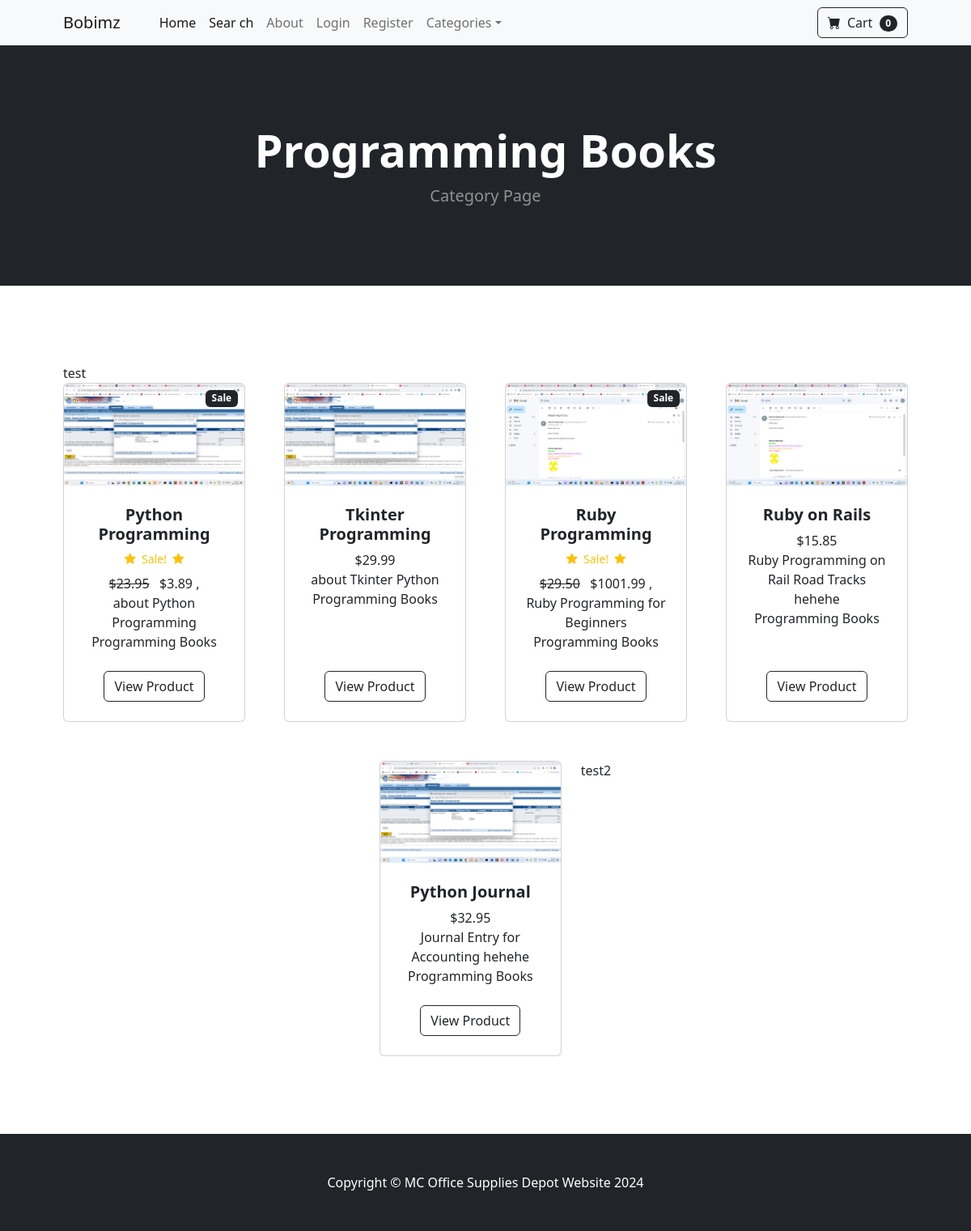
Screenshot of /category/Programming Books with the database file from the repository.
### storeapp/models.py (models this page shows, shortened)
class Category(models.Model):
	name = models.CharField(max_length=50)
	def __str__(self):
		return self.name
	class Meta:
		verbose_name_plural = 'categories'

class Product(models.Model):
	name = models.CharField(max_length=100)
	price = models.DecimalField(default=0, decimal_places=2, max_digits=6)
	category = models.ForeignKey(Category, on_delete=models.CASCADE, default=1)
	description = models.CharField(max_length=250, default='', blank=True, null=True)
	image = models.ImageField(upload_to='uploads/product/')
	is_sale = models.BooleanField(default=False)
	sale_price = models.DecimalField(default=0, decimal_places=2, max_digits=6)

### storeapp/views.py (the view)
# urls.py: path('category/<str:foo>', views.category, name='category'),
def category(request, foo):
	foo = foo.replace('-', ' ')
	try:
		category = Category.objects.get(name=foo)
		products = Product.objects.filter(category=category)
		return render(request, 'category.html', {'products': products, 'category': category})
	except:
		messages.success(request, ('That Category Doesnt work'))
		return redirect('home')

### cartapp/cart.py (called while the page is built)
    def __len__(self):
        return len(self.cart) # len() is a function that will count the lenght in the cart

### cartapp/context_processors.py (called while the page is built)
def cart(request):
    return {'cart': Cart(request)} # capital C as in Cart(request) because from import Cart above

### storeapp/templates/category.html
{% extends 'base.html' %}
{% block content %}
        <header class="bg-dark py-5">
            <div class="container px-4 px-lg-5 my-5">
                <div class="text-center text-white">
                    <h1 class="display-4 fw-bolder">{{ category }}</h1>
                    <p class="lead fw-normal text-white-50 mb-0">Category Page</p>
                </div>
            </div>
        </header>
        <section class="py-5">
            <div class="container px-4 px-lg-5 mt-5">
            	test
                <div class="row gx-4 gx-lg-5 row-cols-2 row-cols-md-3 row-cols-xl-4 justify-content-center">
                	{% for product in products %}
                        {% if product.is_sale %}
                        <div class="col mb-5">
                            <div class="card h-100">
                                <div class="badge bg-dark text-white position-absolute" style="top: 0.5rem; right: 0.5rem">Sale</div>
                                <img class="card-img-top" src="{{ product.image.url  }}" alt="..." />
                                <div class="card-body p-4">
                                    <div class="text-center">
                                        <h5 class="fw-bolder">{{ product.name }}</h5>
                                        <div class="d-flex justify-content-center small text-warning mb-2">
                                            <div class="bi-star-fill"></div>
                                            &nbsp;&nbsp;Sale!&nbsp;&nbsp;
                                            <div class="bi-star-fill"></div>
                                        </div>
                                        <strike>${{ product.price }}</strike>
                                        &nbsp;
                                        ${{ product.sale_price }}
                                        ,<br/>
                                        {{ product.description }}
                                        <br/>
                                        {{ product.category}}
                                    </div>
                                </div>
                                <div class="card-footer p-4 pt-0 border-top-0 bg-transparent">
                                    <div class="text-center"><a class="btn btn-outline-dark mt-auto" href="{% url 'product' product.id %}">View Product</a></div>
                                </div>
                            </div>
                        </div>
                        {% else %}
                	<div class="col mb-5">
                        <div class="card h-100">
                            <img class="card-img-top" src="{{ product.image.url  }}" alt="..." />
                            <div class="card-body p-4">
                                <div class="text-center">
                                    <h5 class="fw-bolder">{{ product.name }}</h5>
                                    ${{ product.price }}
                                    <br/>
                                    {{ product.description }}
                                    <br/>
                                    {{ product.category}}
                                </div>
                            </div>
                            <div class="card-footer p-4 pt-0 border-top-0 bg-transparent">
                                <div class="text-center"><a class="btn btn-outline-dark mt-auto" href="{% url 'product' product.id %}">View Product</a></div>
                            </div>
                        </div>
                    </div>
                        {% endif %}
                    {% endfor %}
                	test2
            </div>
        </section>
{% endblock %}

### rows the page displays
Category: name "Programming Books"
Product: image (picture), name "Python Programming", price "23.95", sale_price "3.89", description "about Python Programming", category "Programming Books"
Product: image (picture), name "Tkinter Programming", price "29.99", description "about Tkinter Python", category "Programming Books"
Product: image (picture), name "Ruby Programming", price "29.50", sale_price "1001.99", description "Ruby Programming for Beginners", category "Programming Books"
Product: image (picture), name "Ruby on Rails", price "15.85", description "Ruby Programming on Rail Road Tracks hehehe", category "Programming Books"
Product: image (picture), name "Python Journal", price "32.95", description "Journal Entry for Accounting hehehe", category "Programming Books"

### other values shown
{{ cart|length }} "0"
